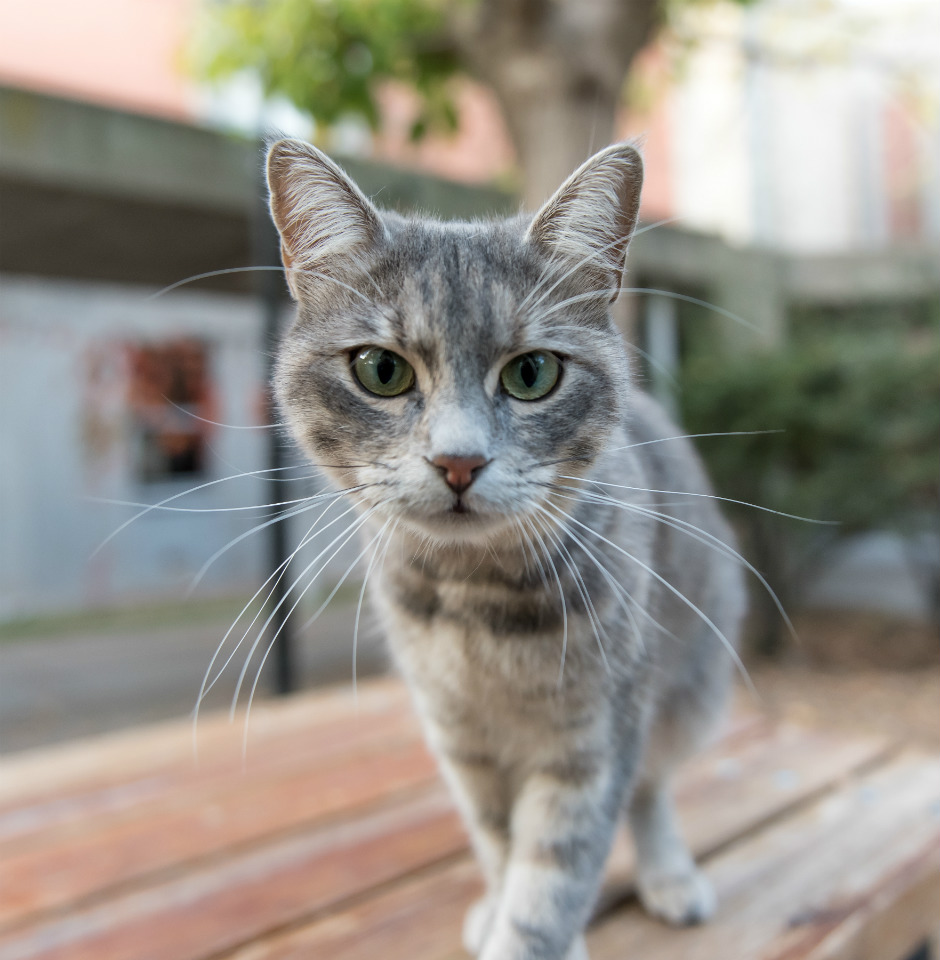
#> input picture 1. Introduccion a OpenCV/imagenes/gato.jpg, 940 x 960 px, found by its file name
$ jupyter execute Filtros.ipynb   (shell and % lines are left out)
#> lines starting #> are read from the running program, lines starting #| are printed output that depends on the picture
[cell 1]
from matplotlib import pyplot as plt

import cv2
import numpy as np

## Convolución

[cell 2]
M = np.random.randint(1,10,size=(8,8))
M

[cell 3]
row, col = M.shape
X = np.zeros((row,col))
X

[cell 4]
k = np.array([[0, 1, 0], [-1, 0, -1],[0,1,0]])
k

[cell 5]
M[:3,:3]

[cell 6]
np.sum(M[:3,:3]*k)/9

[cell 7]
for i in range(1,row-1):
    for j in range(1,col-1):
        p = M[i-1:i+2,j-1:j+2]#filas:columnas
        s = np.sum(p*k)/9
        X[i,j] = s

[cell 8]
X

[cell 9]
def convolucion(M,F):
    row, col = M.shape
    x = np.zeros((row,col))

    for i in range(1,row-1):
        for j in range(1,col-1):
            p = M[i-1:i+2,j-1:j+2]#filas:columnas
            s = np.sum(p*F)/9
            x[i,j] = s
    return x.astype('uint8')

[cell 10]
convolucion(M,k)

[cell 11]
img = "gato.jpg"
imagen = cv2.imread(img)
#> imagen is the input picture: shape (960, 940, 3); mean B, G, R 135.7, 144, 148.6
imagen.shape
#> Out = (960, 940, 3)

[cell 12]
plt.imshow(imagen)##imagen en BGR
plt.axis('off')
plt.show()

[cell 13]
imagen2_RGB = cv2.cvtColor(imagen,cv2.COLOR_BGR2RGB)
plt.imshow(imagen2_RGB)##imagen en RGB
plt.axis('off')
plt.show()

[cell 14]
imagen2_G = cv2.cvtColor(imagen2_RGB,cv2.COLOR_BGR2GRAY)
imagen2_GRAY = cv2.cvtColor(imagen2_G,cv2.COLOR_GRAY2BGR)
plt.imshow(imagen2_GRAY)##imagen en RGB
plt.axis('off')
plt.show()

[cell 15]
imagen2_GRAY.shape
#> Out = (960, 940, 3)

[cell 16]
B = imagen[:,:,0]
G = imagen[:,:,1]
R = imagen[:,:,2]
#B.shape #
B = B.astype(int)# PASATE A TIPO ENTERO
G = G.astype(int)
R = R.astype(int)

[cell 17]
promedio = (B+G+R)/3
promedio = promedio.astype('uint8') ##

[cell 18]
promedio_BGR = cv2.cvtColor(promedio, cv2.COLOR_GRAY2BGR)
plt.imshow(promedio_BGR)
plt.axis('off')
plt.show()

[cell 19]
promedio.shape
#> Out = (960, 940)

[cell 20]
img_cnv = convolucion(promedio,k)
#> after the loop in convolucion (call 2), `for i in range(1,row-1):`:
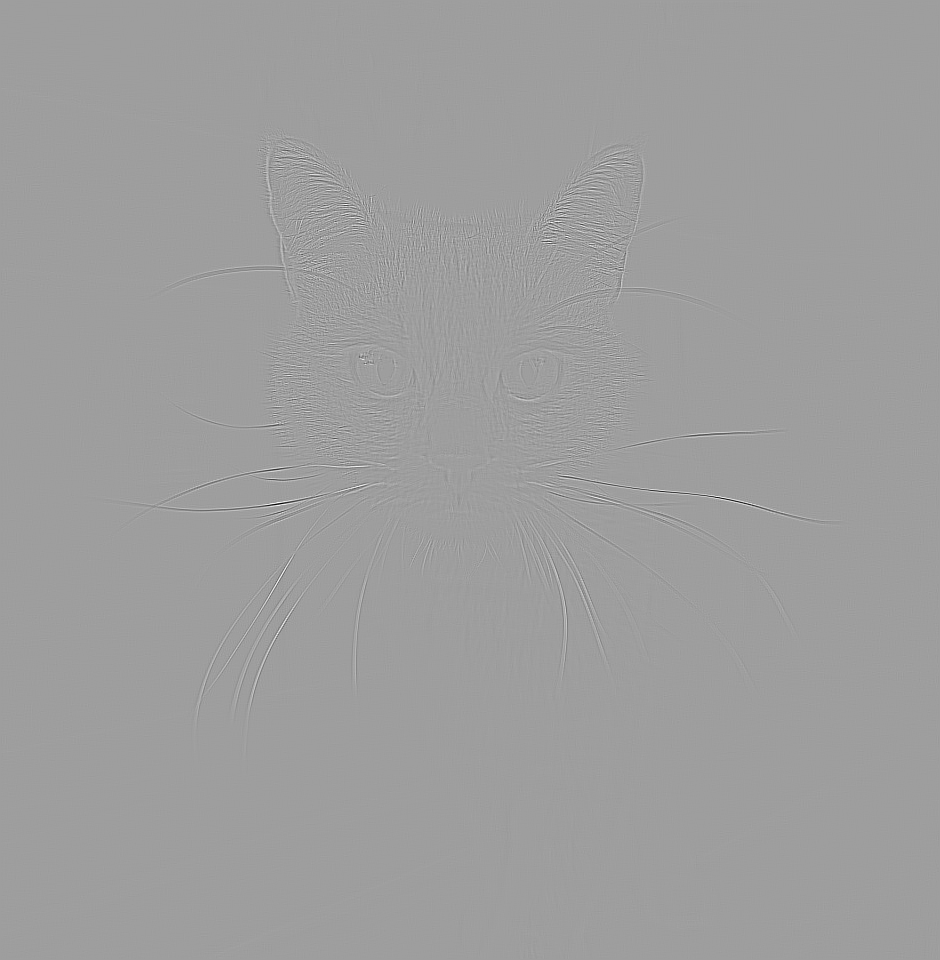
#> x: shape (960, 940) float64; min -30.67, max 18.78, mean -0.000113; drawn with min black and max white
#> in convolucion (call 2), `return x.astype('uint8')`:
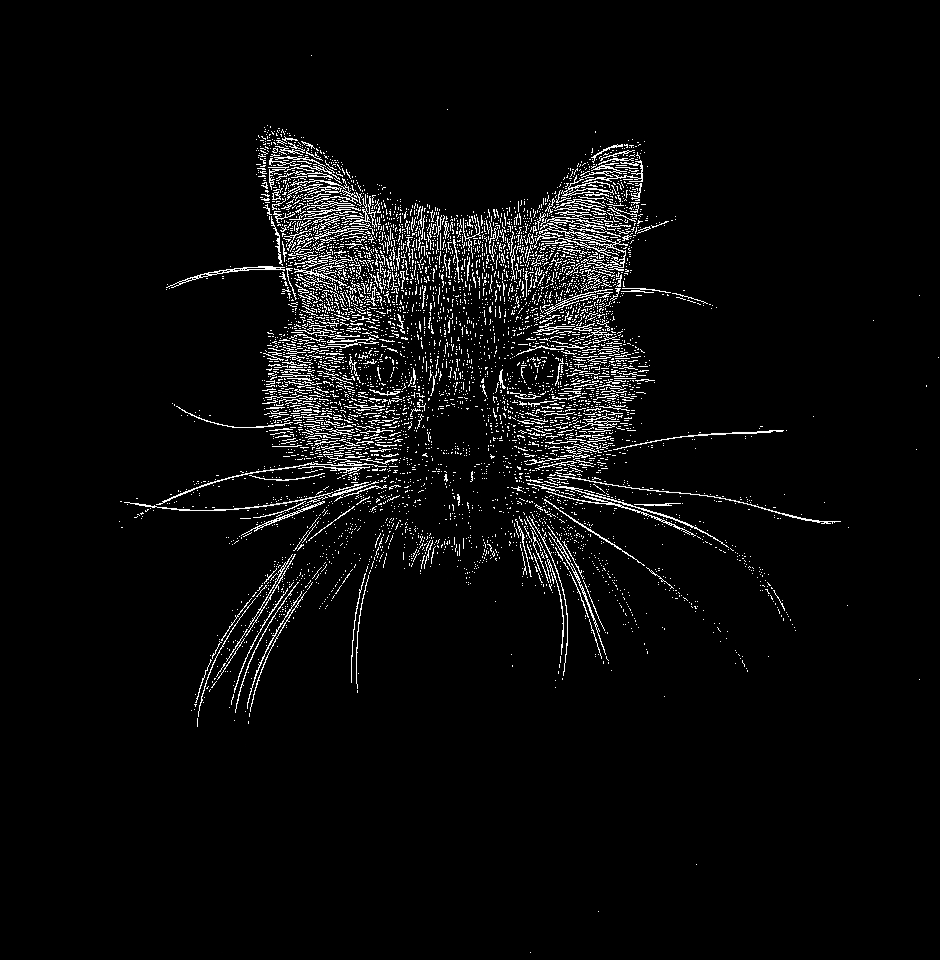
#> returned value: shape (960, 940); min 0, max 255, mean 10.8
#img_cnv = img_cnv.astype('uint8') ##tranformacion
img_cnv.shape
#> Out = (960, 940)

[cell 21]
img_cnv_BGR = cv2.cvtColor(img_cnv, cv2.COLOR_GRAY2BGR)
plt.imshow(img_cnv_BGR)
plt.axis('off')
plt.show()

[cell 22]
def getPromedio(imagen):
    B = imagen[:,:,0]
    G = imagen[:,:,1]
    R = imagen[:,:,2]
    #B.shape #
    B = B.astype(int)# PASATE A TIPO ENTERO
    G = G.astype(int)
    R = R.astype(int)
    promedio = (B+G+R)/3
    promedio = promedio.astype('uint8') ##
    return promedio

## Pruebas

[cell 23]
img = "perro.jpg"
imagen = cv2.imread(img)
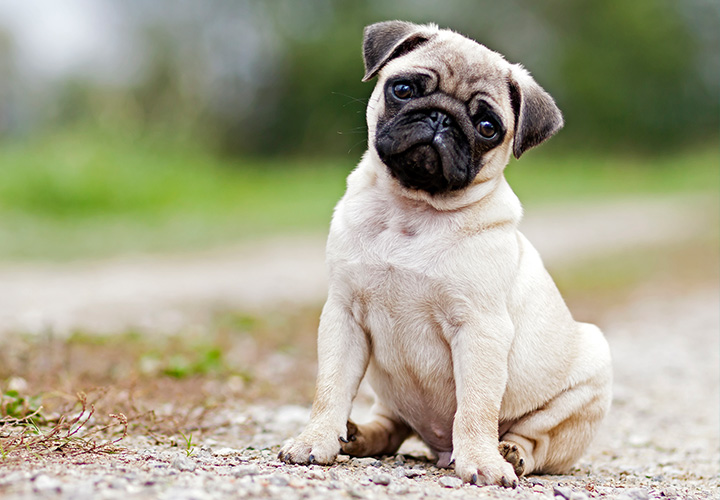
#> input picture 3. Filtros/perro.jpg, 720 x 500 px
#> imagen is the input picture: shape (500, 720, 3); mean B, G, R 139.8, 164.5, 166
imagen.shape
#> Out = (500, 720, 3)

[cell 24]
imagen2_RGB = cv2.cvtColor(imagen,cv2.COLOR_BGR2RGB)
#> imagen2_RGB: shape (500, 720, 3)
plt.imshow(imagen2_RGB)##imagen en RGB
plt.axis('off')
plt.show()

[cell 25]
prom = getPromedio(imagen)
#> in getPromedio, `B = imagen[:,:,0]`:
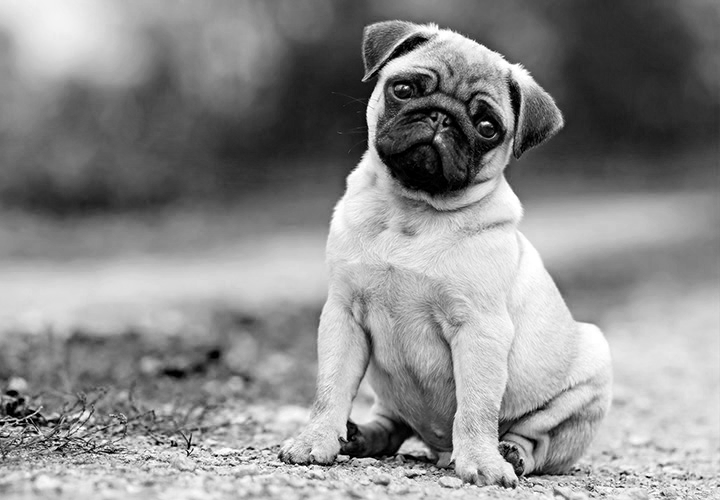
#> B: shape (500, 720); min 0, max 255, mean 139.8
#> in getPromedio, `promedio = (B+G+R)/3`:
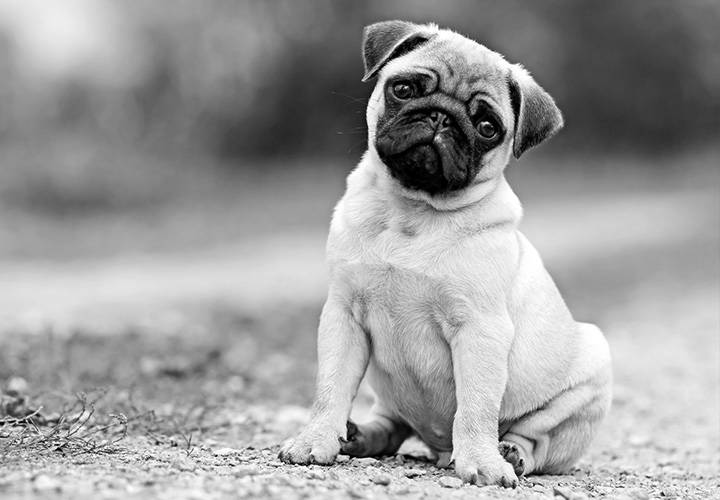
#> promedio: shape (500, 720) float64; min 0, max 255, mean 156.8
img_cnv = convolucion(prom,k)
#> after the loop in convolucion (call 3), `for i in range(1,row-1):`:
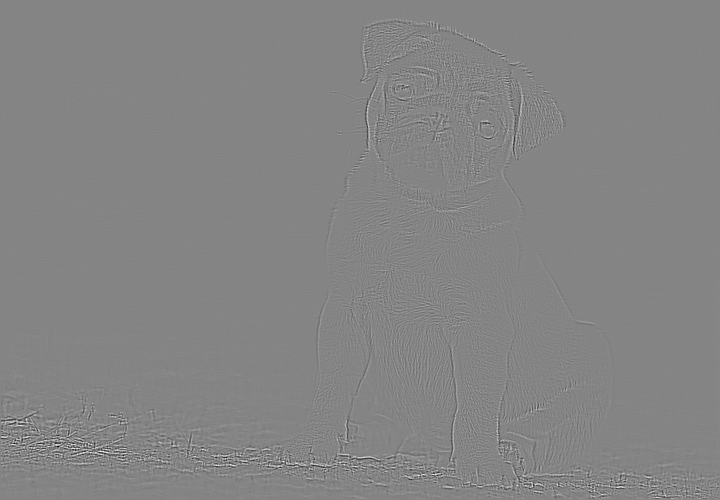
#> x: shape (500, 720) float64; min -32.33, max 29.78, mean 0; drawn with min black and max white
#> in convolucion (call 3), `return x.astype('uint8')`:
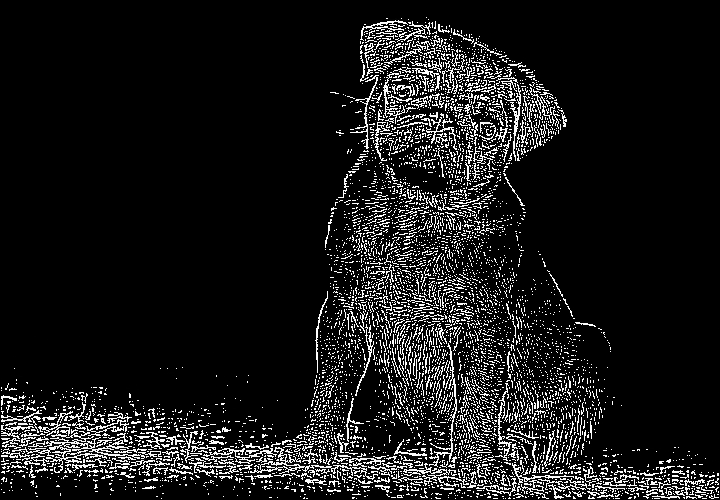
#> returned value: shape (500, 720); min 0, max 255, mean 25.1

img_cnv_BGR = cv2.cvtColor(img_cnv, cv2.COLOR_GRAY2BGR)
#> img_cnv_BGR: shape (500, 720, 3)
plt.imshow(img_cnv_BGR)
plt.axis('off')
plt.show()

[cell 26]
plt.figure(figsize=(17, 8))
plt.subplot(1, 2, 1)
plt.imshow(imagen2_RGB)
plt.title("imagen original")
plt.axis('off')

plt.subplot(1, 2, 2)
plt.imshow(img_cnv_BGR)
plt.title("imagen con convolucion")
plt.axis('off')
